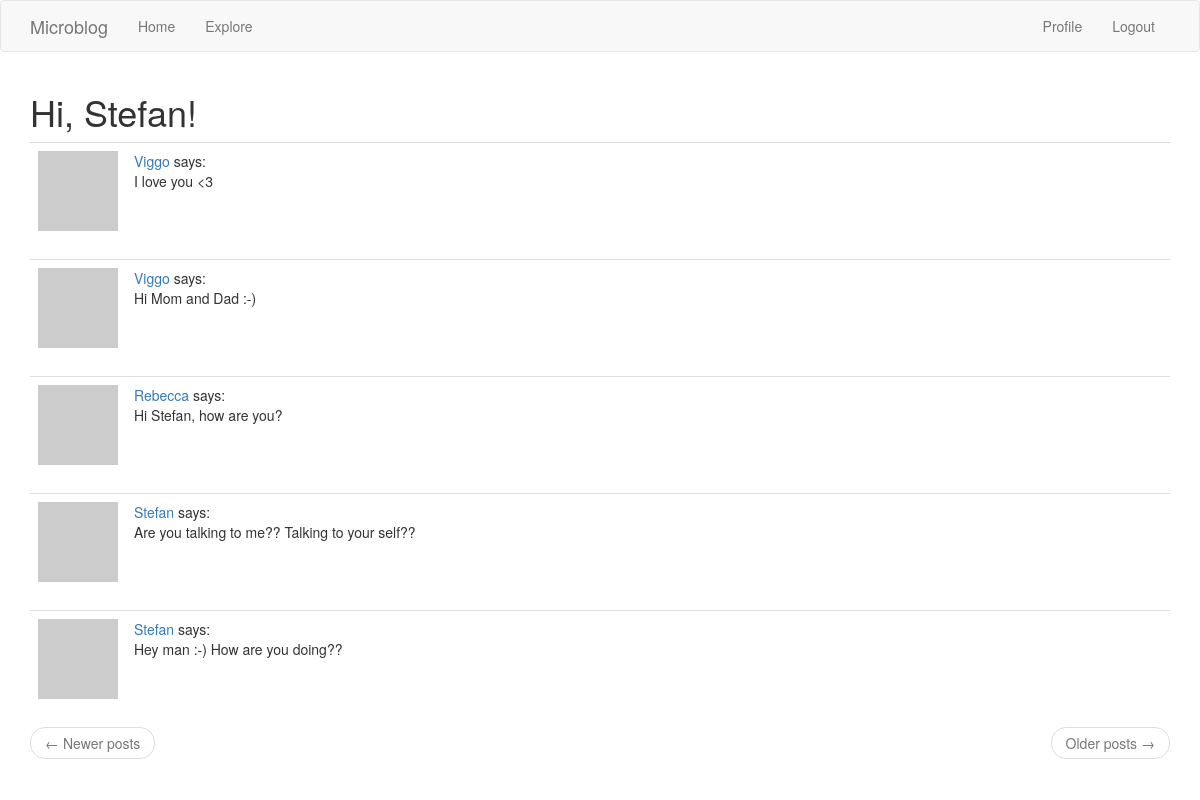
Page /explore (signed in) on the committed database.
### app/models.py (models this page shows, shortened)
class User(UserMixin, db.Model):
    id = db.Column(db.Integer, primary_key=True)
    username = db.Column(db.String(64), index=True, unique=True)
    email = db.Column(db.String(120), index=True, unique=True)
    password_hash = db.Column(db.String(128))
    posts = db.relationship('Post', backref='author', lazy='dynamic')
    about_me = db.Column(db.String(140))
    last_seen = db.Column(db.DateTime, default=datetime.utcnow)
    followed = db.relationship(
        'User', secondary=followers,
        primaryjoin=(followers.c.follower_id == id),
        secondaryjoin=(followers.c.followed_id == id),
        backref=db.backref('followers', lazy='dynamic'), lazy='dynamic')
    def avatar(self, size):
        digest = md5(self.email.lower().encode('utf-8')).hexdigest()
        return 'https://www.gravatar.com/avatar/{}?d=identicon&s={}'.format(
            digest, size)

class Post(db.Model):
    id = db.Column(db.Integer, primary_key=True)
    body = db.Column(db.String(140))
    timestamp = db.Column(db.DateTime, index=True, default=datetime.utcnow)
    user_id = db.Column(db.Integer, db.ForeignKey('user.id'))

### app/routes.py (the view)
@app.route('/explore')
@login_required
def explore():
    page = request.args.get('page', 1, type=int)
    posts = Post.query.order_by(Post.timestamp.desc()).paginate(
        page, app.config['POSTS_PER_PAGE'], False)
    next_url = url_for('explore', page=posts.next_num) \
        if posts.has_next else None
    prev_url = url_for('explore', page=posts.prev_num) \
        if posts.has_prev else None
    return render_template('index.html', title='Explore', posts=posts.items,
                           next_url=next_url, prev_url=prev_url)

### app/models.py (called while the page is built)
@login.user_loader
def load_user(id):
    return User.query.get(int(id))

### app/routes.py (called while the page is built)
@app.before_request
def before_request():
    if current_user.is_authenticated:
        current_user.last_seen = datetime.utcnow()
        db.session.commit()

### app/templates/index.html (shortened to what this page needs)
<!DOCTYPE html>
{% extends "base.html" %}
{% import 'bootstrap/wtf.html' as wtf %}
{% block app_content %}
<h1>Hi, {{ current_user.username }}!</h1>
{% for post in posts %}
{% include '_post.html' %}
{% endfor %}
<nav aria-label="...">
    <ul class="pager">
        <li class="previous{% if not prev_url %} disabled{% endif %}">
            <a href="{{ prev_url or '#' }}">
                <span aria-hidden="true">&larr;</span> Newer posts
            </a>
        </li>
        <li class="next{% if not next_url %} disabled{% endif %}">
            <a href="{{ next_url or '#' }}">
                Older posts <span aria-hidden="true">&rarr;</span>
            </a>
        </li>
    </ul>
</nav>
{% endblock %}

### app/templates/_post.html
<!DOCTYPE html>
<table class="table table-hover">
    <tr>
        <td width="70px">
            <a href="{{ url_for('user', username=post.author.username) }}">
                <img src="{{ post.author.avatar(70) }}" />
            </a>
        </td>
        <td>
            <a href="{{ url_for('user', username=post.author.username) }}">
                {{ post.author.username }}
            </a>
            says:
            <br>
            {{ post.body }}
        </td>
    </tr>
</table>

### rows in the picture
User: username "Stefan"
Post: author.username "Viggo", body "I love you <3"
Post: author.username "Viggo", body "Hi Mom and Dad :-)"
Post: author.username "Rebecca", body "Hi Stefan, how are you?"
Post: author.username "Stefan", body "Are you talking to me?? Talking to your self??"
Post: author.username "Stefan", body "Hey man :-) How are you doing??"
